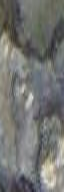
#> input picture large/negative-p0-1.png, 64 x 192 px
$ python test.py
#> lines starting #> are read from the running program, lines starting #| are printed output that depends on the picture
### brief.py
from skimage.feature import match_descriptors
import numpy as np
from skimage.filters import gaussian
from scipy.spatial.distance import hamming


class ModBrief:
    def __init__(self, descriptor_size=128, patch_size=32, sigma=1.):
#> called with descriptor_size = 128, patch_size = 32, sigma = 1
        self.descriptor_size = descriptor_size
#> self.descriptor_size = 128
        self.patch_size = patch_size
        self.sigma = sigma
        self.mask = None
        self.descriptors = None

    def extract(self, image, keypoints, safemode=True):
#> called with keypoints = array of shape (2, 2), safemode = True
        image = gaussian(image, self.sigma)
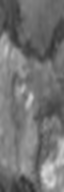
#> image: shape (192, 64) float64; min 0.181, max 0.847, mean 0.453
        #
        # get random (normal distribution) relative points
        #
        random = np.random.RandomState()
        random.seed(1)
        samples = (self.patch_size / 5.) * random.randn(self.descriptor_size * 8)
#> samples = 1024 values, max 25.34 at index 565, min -19.54 at index 892, mean 0.191
        samples = np.array(samples, dtype=np.int32)
#> samples = 1024 values, max 25 at index 565, min -19 at index 892, mean 0.185
        samples = samples[(samples < (self.patch_size // 2)) & (samples > - (self.patch_size - 2) // 2)]
#> samples = 1008 values, max 15 at index 223, min -14 at index 5, mean 0.271
        p1 = samples[: self.descriptor_size * 2].reshape(self.descriptor_size, 2)
#> p1 = 128 pairs, first value -12 to 13, second value -14 to 15
        p2 = samples[self.descriptor_size * 2:self.descriptor_size * 4].reshape(self.descriptor_size, 2)
#> p2 = 128 pairs, first value -14 to 13, second value -12 to 13
        #
        # safemode disable points too close to border
        #
        self.mask = np.ones((keypoints.shape[0]), dtype=bool)
#> self.mask = [True, True]
        if safemode:
            distance = self.patch_size // 2
            for point in range(keypoints.shape[0]):
                if keypoints[point, 0] < distance or keypoints[point, 0] > image.shape[0] - distance or keypoints[
                    point, 1] < distance or keypoints[point, 1] > image.shape[1] - distance:
                    self.mask[point] = False
            keypoints = np.array(keypoints[self.mask, :], dtype=np.int32, )  # 1 order='C', copy=False)
#> keypoints = [[70, 31], [92, 31]]
        self.descriptors = np.zeros((keypoints.shape[0], self.descriptor_size), dtype=float, order='C')
        #
        # compute distance function
        #
        # image = np.array(image, dtype=np.int32)
        for x in range(p1.shape[0]):
            pr0 = p1[x, 0]
            pc0 = p1[x, 1]
            pr1 = p2[x, 0]
            pc1 = p2[x, 1]
            for y in range(keypoints.shape[0]):
                kr = keypoints[y, 0]
                kc = keypoints[y, 1]
                pointX = image[kr + pr0, kc + pc0]
                pointY = image[kr + pr1, kc + pc1]
                temp = None
                if pointX > pointY:
                    temp = True
                else:
                    temp = False
                self.descriptors[y, x] = temp
#> this loop made 128 passes
#> (pr0, pc0, pr1, pc1) on passes 1 to 12: (10, -3, -3, 0), (-3, -6, -9, 5), (5, -14, -2, 0), (11, -4, 7, 1), (2, -1, 1, 1), (9, -13, -4, 5), (-2, -2, 9, 4), (7, -7, 5, -5), (-1, -5, -5, -9), (0, 3, 7, -1), (-7, 7, 8, -5), (5, 3, -2, 0)
        return self.descriptors

    def compare(self, desc0, desc1):
        return hamming(desc0, desc1)
        # [4 lines of commented-out code are left out]

### descriptor.py
from brief import ModBrief
from bright import *
from gradient import GradientDesc


class Descriptor:
    def __init__(self, brief, bright, gradient):
        self.brief = brief
        self.bright = bright
        self.gradient = gradient


def extract(image, keypoints):
    brief = ModBrief()

    briefs = brief.extract(image, np.array(keypoints))

    brights = extract_bright_and_hist(image, keypoints)

    grad = GradientDesc()
    gradients = grad.extract(image, keypoints)

    results = [Descriptor(t[0], t[1], t[2]) for t in zip(briefs, brights, gradients)]
    return results


def distance(desc0, desc1):
    brief = ModBrief()
    grad = GradientDesc()
    r1 = brief.compare(desc0.brief, desc1.brief)
    r2 = distance_bright(desc0.bright, desc1.bright)
    r3 = distance_histogram(desc0.bright, desc1.bright)
    r4 = grad.compare(desc0.gradient, desc1.gradient)
    result = (2 * r1 + .5 * r2 + 1.5 * r3 + r4) / 5.
    if result < 0.05:
        return 0.
    elif result > 0.95:
        return 1.
    return result

### bright.py
import numpy as np
import cv2
from skimage.filters import gaussian


def extract_bright_and_hist(image, keypoints):
    window = int(64 / 2)
    sigma = 1.
    image = gaussian(image, sigma=sigma)
    descriptors = []
    for keypoint in keypoints:
        subimage = image[max(keypoint[0] - window, 0): min(keypoint[0] + window, image.shape[0]),
                   max(keypoint[1] - window, 0): min(keypoint[1] + window, image.shape[1])]
        hist, bins = np.histogram(subimage, bins=10, range=(0.0, 1.0))
        descriptors.append((np.std(subimage), np.average(subimage), hist.ravel().astype('float32')))
#> this loop made 2 passes
#> (keypoint, hist, bins) on passes 1 to 2: ((70, 31), [0, 0, 318, 822, 1616, 946, 276, 54, 0, 0], [0, 0.1, 0.2, 0.3, 0.4, 0.5, 0.6, 0.7, 0.8, 0.9, 1]), ((92, 31), [0, 0, 97, 629, 1994, 1147, 122, 43, 0, 0], [0, 0.1, 0.2, 0.3, 0.4, 0.5, 0.6, 0.7, 0.8, 0.9, 1])
#> pass 1, in extract_bright_and_hist, `subimage = image[max(keypoint[0] - window, 0): min(keypoint[0] + windo..`:
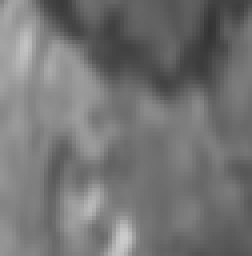
#> subimage: shape (64, 63) float64 (shown 4 times larger); min 0.202, max 0.798, mean 0.456
#> pass 2, in extract_bright_and_hist, `subimage = image[max(keypoint[0] - window, 0): min(keypoint[0] + windo..`:
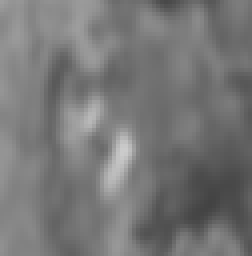
#> subimage: shape (64, 63) float64 (shown 4 times larger); min 0.265, max 0.798, mean 0.467
#> after the loop, descriptors = [(0.103, 0.456, [0, 0, 318, 822, 1616, 946, 276, 54, 0, 0]), (0.0812, 0.467, [0, 0, 97, 629, 1994, 1147, 122, 43, 0, 0])]
#> in extract, `brights = extract_bright_and_hist(image, keypoints)`: brights has the same summary as descriptors in extract_bright_and_hist
    return descriptors


def distance_bright(descriptor1, descriptor2):
    return 4 * (abs(descriptor1[0] - descriptor2[0]) +
                2 * abs(descriptor1[1] - descriptor2[1]))


def distance_histogram(descriptor1, descriptor2):
    return 1 - abs(cv2.compareHist(descriptor1[2], descriptor2[2], cv2.HISTCMP_CORREL))

### gradient.py
from skimage.feature import match_descriptors, plot_matches
from skimage.color import rgb2gray
import matplotlib.pyplot as plt
import numpy as np
from scipy.spatial.distance import euclidean


class GradientDesc():
    def __init__(self):
        self.smallBlockSize = 14
        self.maxWindowSize = 64
        self.patch = 30

    def computePoint(self, image, x, y):
        result = np.zeros(8)
        mask = [(-1, 0),
                (-1, 1), (0, 1), (1, 1),
                (1, 0),
                (1, -1), (0, -1), (-1, -1)
                ]
        for a in range(8):
            result[a] = float(image[x + mask[a][0], y + mask[a][1]]) - float(image[x, y])

        return result

    def extract(self, image, points):
        descriptor = []
        for x in points:
            descriptor.append(self.extractOne(image, x))
#> this loop made 2 passes
#> (distance in extractOne, maxX in extractOne, maxY in extractOne) on pass 1: (29, 192, 64)
        return np.array(descriptor)

    def is_feature(self, histogram):
        result = 0
        for x in range(0, 4):
            if np.sign(histogram[x]) == np.sign(histogram[x - 4]):
                result += 1
        return result

    def extractOne(self, image, point, safeMode=True):

        if safeMode:
            distance = 2 * self.smallBlockSize + 1
            maxX = image.shape[0]
            maxY = image.shape[1]
            if point[0] - distance < 0 or point[0] + distance >= maxX or point[1] - distance < 0 or point[
                1] + distance >= maxY:
                return []

        result = []
        for x in range(-self.patch, self.patch):
            for y in range(-self.patch, self.patch):
                new_x = point[0] + x
                new_y = point[1] + y
                result.append(self.is_feature(self.computePoint(image, new_x, new_y)))

        descriptor = np.zeros(5)
        for x in result:
            descriptor[x] += 1

        return descriptor

    def compare(self, desc0, desc1):
        patch = (self.patch * 2) ** 2
        desc0 = [x / patch for x in desc0]
        desc1 = [x / patch for x in desc1]
        return euclidean(desc0, desc1)

### test.py
from sklearn.metrics import roc_auc_score
from skimage.color import rgb2gray
import cv2
import numpy as np
import descriptor


def test(extract, compare, keypoints1, keypoints2):
    y_true = []
    y_scores = []
    for i in range(1, 350):
        img1 = rgb2gray(cv2.imread('test/positive-p' + str(i) + '-1.png', 0))
        img2 = rgb2gray(cv2.imread('test/positive-p' + str(i) + '-2.png', 0))

        desc1 = extract(img1, keypoints1)
        desc2 = extract(img2, keypoints2)

        y_true.append(0)
        y_scores.append(compare(desc1[0], desc2[0]))

    for i in range(1, 350):
        img1 = rgb2gray(cv2.imread('test/negative-p' + str(i) + '-1.png', 0))
        img2 = rgb2gray(cv2.imread('test/negative-p' + str(i) + '-2.png', 0))

        desc1 = extract(img1, keypoints1)
        desc2 = extract(img2, keypoints2)

        y_true.append(1)
        y_scores.append(compare(desc1[0], desc2[0]))

    return y_true, y_scores

x_large_image = descriptor.extract(rgb2gray(cv2.imread('large/negative-p0-1.png', 0)), [(70, 31), (92, 31)])
y_large_image = descriptor.extract(rgb2gray(cv2.imread('large/negative-p0-2.png', 0)), [(70, 31), (92, 31)])
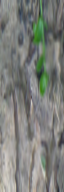
#> input picture large/negative-p0-2.png, 64 x 192 px
#> call 2 of extract, with keypoints = array of shape (2, 2), safemode = True
#> in extract (call 2), `image = gaussian(image, self.sigma)`:
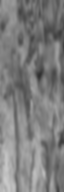
#> image: shape (192, 64) float64; min 0.184, max 0.794, mean 0.496
#> the loop in extract_bright_and_hist (call 2), `for keypoint in keypoints:` made 2 passes
#> pass 1, in extract_bright_and_hist (call 2), `subimage = image[max(keypoint[0] - window, 0): min(keypoint[0] + windo..`:
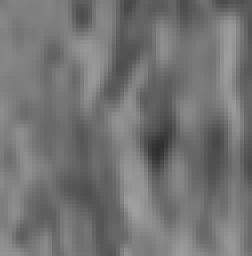
#> subimage: shape (64, 63) float64 (shown 4 times larger); min 0.184, max 0.628, mean 0.454
#> pass 2, in extract_bright_and_hist (call 2), `subimage = image[max(keypoint[0] - window, 0): min(keypoint[0] + windo..`:
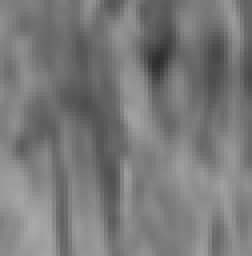
#> subimage: shape (64, 63) float64 (shown 4 times larger); min 0.184, max 0.663, mean 0.478
#> the loop in extract (call 2), `for x in points:` made 2 passes
dis_large = descriptor.distance(x_large_image[0], y_large_image[0])

#> (the run stopped early here; a loop or call above may not have finished)
